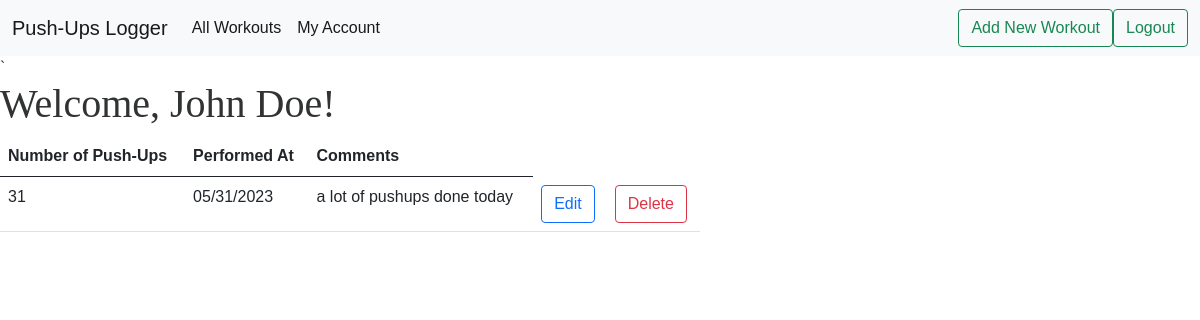
Page /all (signed in) on the earlier database version.
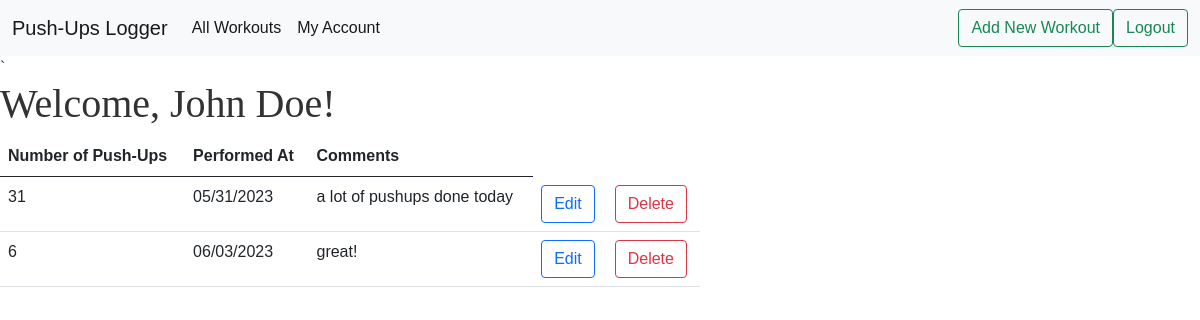
Same page on the later database version.
### models.py (models this page shows)
class User(db.Model, UserMixin):
    id = db.Column(db.Integer, primary_key=True)
    name = db.Column(db.String(100))
    email = db.Column(db.String(100), unique=True)
    password = db.Column(db.String(100))
    workouts = db.relationship('Workout',backref='author',lazy=True)

class Workout(db.Model):
    id = db.Column(db.Integer, primary_key=True)
    pushups = db.Column(db.Integer, nullable=False)
    date_posted = db.Column(db.DateTime, nullable=False, default=datetime.utcnow)
    comment = db.Column(db.Text, nullable=False)
    user_id = db.Column(db.Integer, db.ForeignKey('user.id'), nullable=False)

### main.py (the view)
@main.route('/all')
@login_required
def user_workouts():
    user = User.query.filter_by(email=current_user.email).first_or_404()
    workouts = user.workouts
    return render_template('all_workouts.html', workouts=workouts, user=user)

### __init__.py (called while the page is built)
def create_app():
    app = Flask(__name__)
    app.config['SECRET_KEY'] = 'secret-key'
    app.config['SQLALCHEMY_DATABASE_URI'] = 'sqlite:///db.sqlite'
    app.config['SQLALCHEMY_TRACK_MODIFICATIONS'] = False
    db.init_app(app)
    login_manager = LoginManager()
    login_manager.login_view = 'auth.login'
    login_manager.init_app(app)
    from .models import User
    @login_manager.user_loader
    def load_user(user_id):
        return User.query.get(int(user_id))
    from .main import main as main_blueprint
    app.register_blueprint(main_blueprint)
    from .auth import auth as auth_blueprint
    app.register_blueprint(auth_blueprint)
    return app

### templates/all_workouts.html
{% extends 'base.html' %} {% block head %} {{ super() }}
<link rel="stylesheet" href="{{ url_for('static',filename='extended_beauty.css') }}">
{% endblock %}
{% block content %}
<h1>
    Welcome, {{ user.name }}!
</h1>
<div>
    <table class="table table-hover" style="width: 700px;">
        <thead class="thead-dark">
            <tr>
                <th scope="col">Number of Push-Ups</th>
                <th scope="col">Performed At</th>
                <th scope="col">Comments</th>
            </tr>
        </thead>
        <tbody>
            {% for workout in workouts %}
            <tr>
                <td>{{ workout.pushups }}</td>
                <td>{{ workout.date_posted.strftime('%m/%d/%Y') }}</td>
                <td>{{ workout.comment }}</td>
                <td>
                    <a href="{{ url_for('main.update_workout', workout_id=workout.id) }}"
                        class="btn btn-outline-primary" role="button">
                        Edit
                    </a>
                </td>
                <td>
                    <a href="{{ url_for('main.delete_workout', workout_id=workout.id) }}"
                    class="btn btn-outline-danger" role="button">
                        Delete
                    </a>
                </td>
            </tr>
            {% endfor %}
        </tbody>
    </table>
</div>
{% endblock %}

### templates/base.html (shortened to what this page needs)
<!doctype html>
<html lang="en">
<head>
    {% block head %}
    <link href="https://cdn.jsdelivr.net/npm/bootstrap@5.0.2/dist/css/bootstrap.min.css" rel="stylesheet"
>
    <link rel="stylesheet" href="{{ url_for('static',filename='beauty.css') }}">
    {% endblock %}
</head>
<body>
    <nav class="navbar navbar-expand-lg navbar-light bg-light">
        <div class="container-fluid">
            <a class="navbar-brand" href="{{ url_for('main.index') }}">Push-Ups Logger</a>
            <div class="collapse navbar-collapse" id="navbarSupportedContent">
                <ul class="navbar-nav me-auto mb-2 mb-lg-0">
                    <li class="nav-item">
                        <a class="nav-link active" aria-current="page" href="{{ url_for('main.user_workouts') }}">All
                            Workouts</a>
                    </li>
                    <li class="nav-item">
                        <a class="nav-link active" aria-current="page" href="{{ url_for('main.profile') }}">My
                            Account</a>
                    </li>
                </ul>
                <form class="d-flex">
                    {% if current_user.is_authenticated %}
                    <a href="{{ url_for('main.new_workout') }}" class="btn btn-outline-success" type="submit">Add New Workout</a>
                    {% endif %}  {% if current_user.is_authenticated %}
                    <a href="{{ url_for('auth.logout') }}" class="btn btn-outline-success" type="submit">Logout</a>
                    {% endif %}
                </form>
            </div>
        </div>
    </nav>`
    {% block content %} {% endblock %}
</body>
</html>

### static/beauty.css (style rules this page uses)
body { color: rgb(49, 50, 50); font-size: medium; font-family: 'Gill Sans', 'Gill Sans MT', Calibri, 'Trebuchet MS', sans-serif; }

### static/extended_beauty.css (style rules this page uses)
h1, h2, h4, p { font-family: "Arvo", serif; }

Differences in the rows shown:
added Workout: pushups "6", date_posted "06/03/2023", comment "great!"
